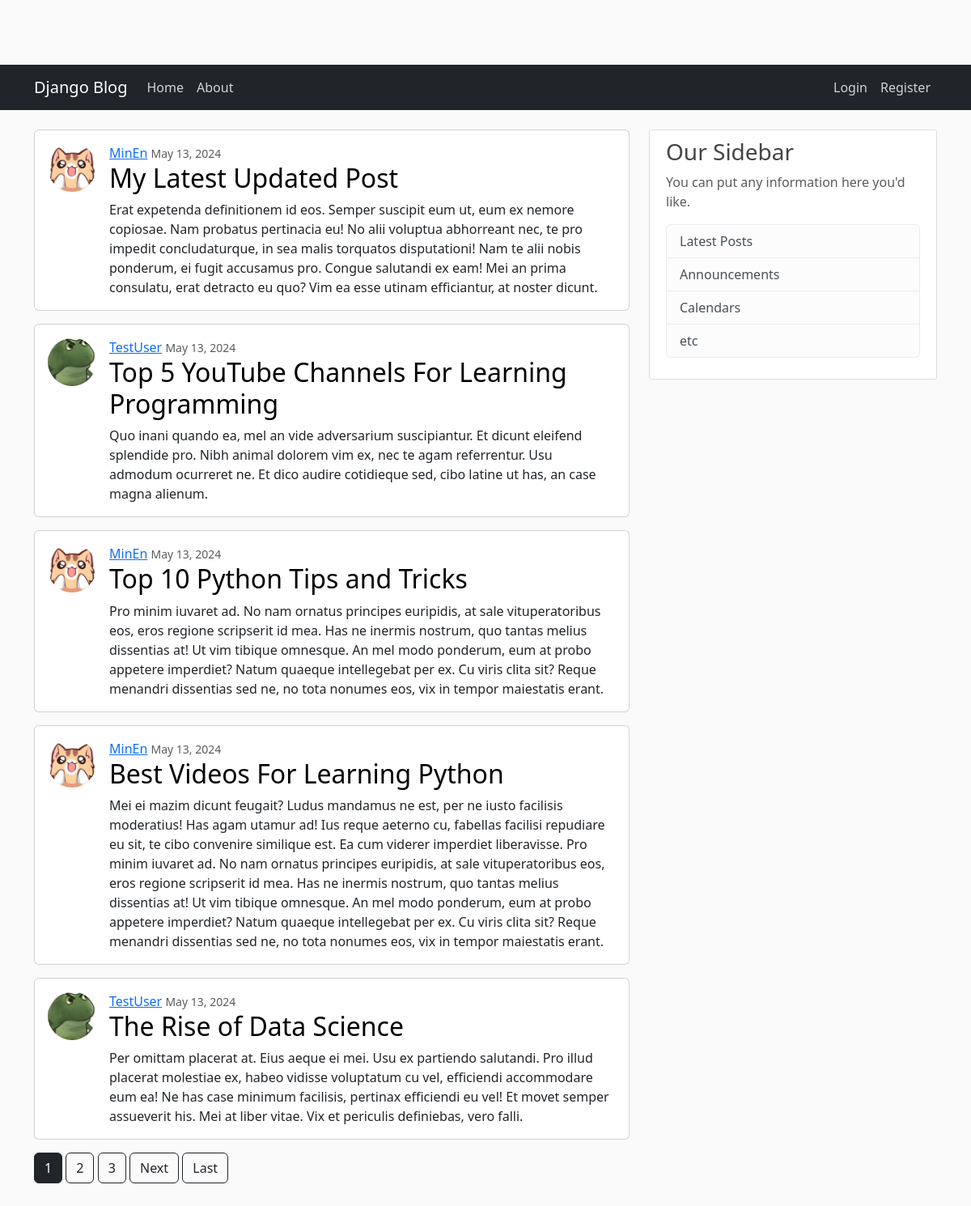
The page / on the database its author committed.
### blog/models.py (models this page shows, shortened)
class Post(models.Model):
  title = models.CharField(max_length=100)
  content = models.TextField()
  date_posted = models.DateTimeField(default=timezone.now)
  author = models.ForeignKey(User, on_delete=models.CASCADE) # If a user is deleted, delete all their posts

### users/models.py (models this page shows, shortened)
class Profile(models.Model):
  user = models.OneToOneField(User, on_delete=models.CASCADE)
  image = models.ImageField(default='default.jpg', upload_to='profile_pics')

### blog/views.py (the view)
# urls.py: path('', PostListView.as_view(), name='blog-home'),
class PostListView(ListView):
  model = Post
  template_name = 'blog/home.html' # <app>/<model>_<viewtype>.html
  context_object_name = 'posts' # This is the variable that will be used in the template
  ordering = ['-date_posted']
  paginate_by = 5

### blog/templates/blog/home.html (shortened to what this page needs)
{% extends "blog/base.html" %}
{% block content %}
  {% for post in posts %}
    <a href="{% url 'post-detail' post.id %}">
      <div class="card mb-3 d-flex flex-row">
        <img  class="rounded-circle mb-0 ms-3 mt-3"
              src="{{ post.author.profile.image.url }}"
              style="width: 60px; height: 60px;"
              alt="Card image cap"
        >
        <div class="card-body">
          <div>
            <a class="mr-4" href="{% url 'user-posts' post.author.username %}">{{ post.author }}</a>
            <small class="text-muted">{{ post.date_posted|date:"F d, Y"}}</small>
          </div>
          <h2 class="card-title">
            <a href="{% url 'post-detail' post.id %}" style="text-decoration: none; color: black;">
              {{ post.title }}
            </a>
          </h2>
          <p class="card-text">{{ post.content }}</p>
        </div>
      </div>
    </a>
  {% endfor %}
  {% if is_paginated %}
    {% for num in page_obj.paginator.page_range %}
      {% if page_obj.number == num %}
        <a class="btn btn-dark mb-4" href="?page={{ num }}">{{ num }}</a>
      {% elif num > page_obj.number|add:'-3' and num < page_obj.number|add:'3' %}
        <a class="btn btn-outline-dark mb-4" href="?page={{ num }}">{{ num }}</a>
      {% endif %}
    {% endfor %}
    {% if page_obj.has_next %}
      <a class="btn btn-outline-dark mb-4" href="?page={{ page_obj.next_page_number }}">Next</a>
      <a class="btn btn-outline-dark mb-4" href="?page={{ page_obj.paginator.num_pages }}">Last</a>
    {% endif %}
  {% endif %}
{% endblock content %}

### blog/templates/blog/base.html (shortened to what this page needs)
{% load static %}
<!DOCTYPE html>
<html>
  <head>
    <link href="https://cdn.jsdelivr.net/npm/bootstrap@5.3.3/dist/css/bootstrap.min.css" rel="stylesheet">
    <link rel="stylesheet" type="text/css" href="{% static 'blog/main.css' %}">
  </head>
  <body>
    <header class="site-header">
      <nav class="navbar navbar-expand-md navbar-dark bg-dark">
        <div class="container">
          <a class="navbar-brand mr-4" href="{% url 'blog-home' %}">Django Blog</a>
          <div class="collapse navbar-collapse d-flex justify-content-between" id="navbarToggle">
            <div class="navbar-nav mr-auto">
              <a class="nav-item nav-link" href="{% url 'blog-home' %}">Home</a>
              <a class="nav-item nav-link" href="{% url 'blog-about' %}">About</a>
            </div>
            <div class="navbar-nav">
              {% if user.is_authenticated %}
                <a class="nav-item nav-link" href="{% url 'post-create' %}">New Post</a>
                <a class="nav-item nav-link" href="{% url 'profile' %}">
                  <img class="rounded-circle account-img" src="{{ user.profile.image.url }}" style="width: 32px; height: 32px;">
                </a>
                <form action="{% url 'logout' %}" method="post">
                  {% comment %} csrf_token is very important to have as this is POST request {% endcomment %}
                  {% csrf_token %}
                  <button type="submit" class="btn btn-dark text-white-50">Logout</button>
                </form>
              {% else %}
                <a class="nav-item nav-link" href="{% url 'login' %}">Login</a>
                <a class="nav-item nav-link" href="{% url 'register' %}">Register</a>
              {% endif %}
            </div>
          </div>
        </div>
      </nav>
    </header>
    <main role="main" class="container pt-4 pb-4">
      <div class="row">
        <div class="col-md-8">
          {% block content %}{% endblock %}
        </div>
        <div class="col-md-4">
          <div class="content-section">
            <h3>Our Sidebar</h3>
            <p class='text-muted'>You can put any information here you'd like.
              <ul class="list-group">
                <li class="list-group-item list-group-item-light">Latest Posts</li>
                <li class="list-group-item list-group-item-light">Announcements</li>
                <li class="list-group-item list-group-item-light">Calendars</li>
                <li class="list-group-item list-group-item-light">etc</li>
              </ul>
            </p>
          </div>
        </div>
      </div>
    </main>
  </body>
</html>

### blog/templates/blog/main.css (style rules this page uses)
body { background: #fafafa; color: #333333; margin-top: 5rem; }
h1, h2, h3, h4, h5, h6 { color: #444444; }
ul { margin: 0; }
.site-header .navbar-nav .nav-link { color: #cbd5db; }
.content-section { background: #ffffff; padding: 10px 20px; border: 1px solid #dddddd; border-radius: 3px; margin-bottom: 20px; }

### rows shown on the page
Post: author.profile.image (picture), author "MinEn", date_posted "May 13, 2024", title "My Latest Updated Post", content "Erat expetenda definitionem id eos. Semper suscipit eum ut, eum ex nemore copiosae. Nam probatus pertinacia eu! No alii voluptua abhorreant nec, te pro impedit concludaturque, in sea malis torquatos disputationi! Nam te alii nobis ponderum, ei fugit accusamus pro. Congue salutandi ex eam! Mei an prima consulatu, erat detracto eu quo? Vim ea esse utinam efficiantur, at noster dicunt."
Post: author.profile.image (placeholder picture), author "TestUser", date_posted "May 13, 2024", title "Top 5 YouTube Channels For Learning Programming", content "Quo inani quando ea, mel an vide adversarium suscipiantur. Et dicunt eleifend splendide pro. Nibh animal dolorem vim ex, nec te agam referrentur. Usu admodum ocurreret ne. Et dico audire cotidieque sed, cibo latine ut has, an case magna alienum."
Post: author.profile.image (picture), author "MinEn", date_posted "May 13, 2024", title "Top 10 Python Tips and Tricks", content "Pro minim iuvaret ad. No nam ornatus principes euripidis, at sale vituperatoribus eos, eros regione scripserit id mea. Has ne inermis nostrum, quo tantas melius dissentias at! Ut vim tibique omnesque. An mel modo ponderum, eum at probo appetere imperdiet? Natum quaeque intellegebat per ex. Cu viris clita sit? Reque menandri dissentias sed ne, no tota nonumes eos, vix in tempor maiestatis erant."
Post: author.profile.image (picture), author "MinEn", date_posted "May 13, 2024", title "Best Videos For Learning Python", content "Mei ei mazim dicunt feugait? Ludus mandamus ne est, per ne iusto facilisis moderatius! Has agam utamur ad! Ius reque aeterno cu, fabellas facilisi repudiare eu sit, te cibo convenire similique est. Ea cum viderer imperdiet liberavisse. Pro minim iuvaret ad. No nam ornatus principes euripidis, at sale vituperatoribus eos, eros regione scripserit id mea. Has ne inermis nostrum, quo tantas melius dissentias at! Ut vim tibique omnesque. An mel modo ponderum, eum at probo appetere imperdiet? Natum quaeque intellegebat per ex. Cu viris clita sit? Reque menandri dissentias sed ne, no tota nonumes eos, vix in tempor maiestatis erant."
Post: author.profile.image (placeholder picture), author "TestUser", date_posted "May 13, 2024", title "The Rise of Data Science", content "Per omittam placerat at. Eius aeque ei mei. Usu ex partiendo salutandi. Pro illud placerat molestiae ex, habeo vidisse voluptatum cu vel, efficiendi accommodare eum ea! Ne has case minimum facilisis, pertinax efficiendi eu vel! Et movet semper assueverit his. Mei at liber vitae. Vix et periculis definiebas, vero falli."

### other values the page prints
{{ num }} "1"
{{ num }} "2" "3"
